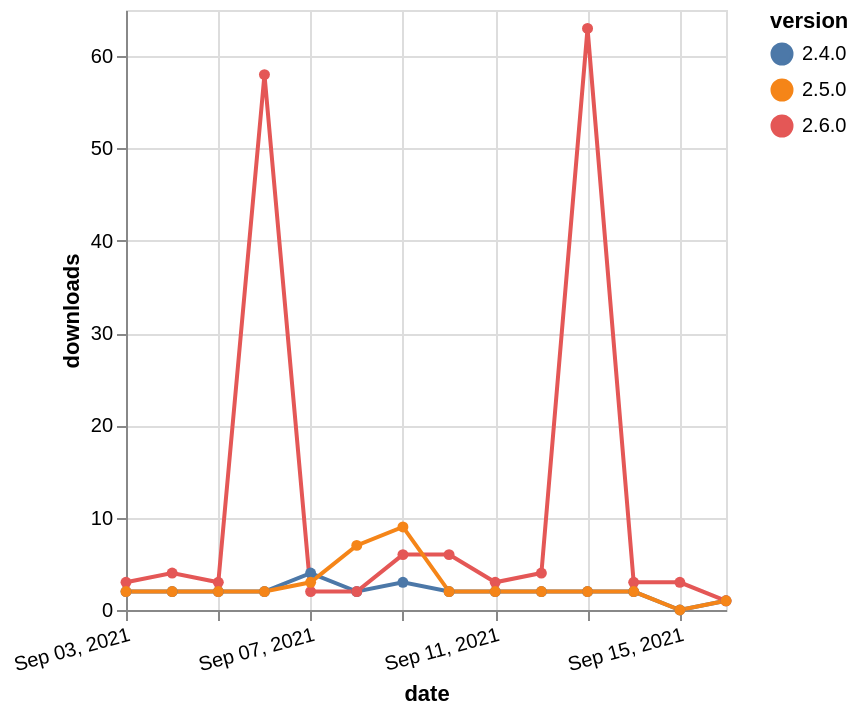

Express this chart as Vega-Lite.
### Vega-Lite specification from a JSON file in a GitHub repository (floating-point values rounded to 4 significant figures)
{"$schema": "https://vega.github.io/schema/vega-lite/v5.json", "description": "A simple bar chart with embedded data.", "data": {"values": [{"date": "2021-09-03", "total": 1354, "delta": 2, "version": "2.4.0"}, {"date": "2021-09-04", "total": 1356, "delta": 2, "version": "2.4.0"}, {"date": "2021-09-05", "total": 1358, "delta": 2, "version": "2.4.0"}, {"date": "2021-09-06", "total": 1360, "delta": 2, "version": "2.4.0"}, {"date": "2021-09-07", "total": 1364, "delta": 4, "version": "2.4.0"}, {"date": "2021-09-08", "total": 1366, "delta": 2, "version": "2.4.0"}, {"date": "2021-09-09", "total": 1369, "delta": 3, "version": "2.4.0"}, {"date": "2021-09-10", "total": 1371, "delta": 2, "version": "2.4.0"}, {"date": "2021-09-11", "total": 1373, "delta": 2, "version": "2.4.0"}, {"date": "2021-09-12", "total": 1375, "delta": 2, "version": "2.4.0"}, {"date": "2021-09-13", "total": 1377, "delta": 2, "version": "2.4.0"}, {"date": "2021-09-14", "total": 1379, "delta": 2, "version": "2.4.0"}, {"date": "2021-09-15", "total": 1379, "delta": 0, "version": "2.4.0"}, {"date": "2021-09-16", "total": 1380, "delta": 1, "version": "2.4.0"}, {"date": "2021-09-03", "total": 6047, "delta": 3, "version": "2.6.0"}, {"date": "2021-09-04", "total": 6051, "delta": 4, "version": "2.6.0"}, {"date": "2021-09-05", "total": 6054, "delta": 3, "version": "2.6.0"}, {"date": "2021-09-06", "total": 6112, "delta": 58, "version": "2.6.0"}, {"date": "2021-09-07", "total": 6114, "delta": 2, "version": "2.6.0"}, {"date": "2021-09-08", "total": 6116, "delta": 2, "version": "2.6.0"}, {"date": "2021-09-09", "total": 6122, "delta": 6, "version": "2.6.0"}, {"date": "2021-09-10", "total": 6128, "delta": 6, "version": "2.6.0"}, {"date": "2021-09-11", "total": 6131, "delta": 3, "version": "2.6.0"}, {"date": "2021-09-12", "total": 6135, "delta": 4, "version": "2.6.0"}, {"date": "2021-09-13", "total": 6198, "delta": 63, "version": "2.6.0"}, {"date": "2021-09-14", "total": 6201, "delta": 3, "version": "2.6.0"}, {"date": "2021-09-15", "total": 6204, "delta": 3, "version": "2.6.0"}, {"date": "2021-09-16", "total": 6205, "delta": 1, "version": "2.6.0"}, {"date": "2021-09-03", "total": 11570, "delta": 2, "version": "2.5.0"}, {"date": "2021-09-04", "total": 11572, "delta": 2, "version": "2.5.0"}, {"date": "2021-09-05", "total": 11574, "delta": 2, "version": "2.5.0"}, {"date": "2021-09-06", "total": 11576, "delta": 2, "version": "2.5.0"}, {"date": "2021-09-07", "total": 11579, "delta": 3, "version": "2.5.0"}, {"date": "2021-09-08", "total": 11586, "delta": 7, "version": "2.5.0"}, {"date": "2021-09-09", "total": 11595, "delta": 9, "version": "2.5.0"}, {"date": "2021-09-10", "total": 11597, "delta": 2, "version": "2.5.0"}, {"date": "2021-09-11", "total": 11599, "delta": 2, "version": "2.5.0"}, {"date": "2021-09-12", "total": 11601, "delta": 2, "version": "2.5.0"}, {"date": "2021-09-13", "total": 11603, "delta": 2, "version": "2.5.0"}, {"date": "2021-09-14", "total": 11605, "delta": 2, "version": "2.5.0"}, {"date": "2021-09-15", "total": 11605, "delta": 0, "version": "2.5.0"}, {"date": "2021-09-16", "total": 11606, "delta": 1, "version": "2.5.0"}]}, "width": "container", "mark": {"type": "line", "point": {"filled": true}}, "encoding": {"x": {"field": "date", "type": "temporal", "timeUnit": "yearmonthdate", "title": "date", "axis": {"labelAngle": -15}}, "y": {"field": "delta", "type": "quantitative", "title": "downloads"}, "color": {"field": "version", "type": "nominal"}, "tooltip": {"field": "delta"}}}
